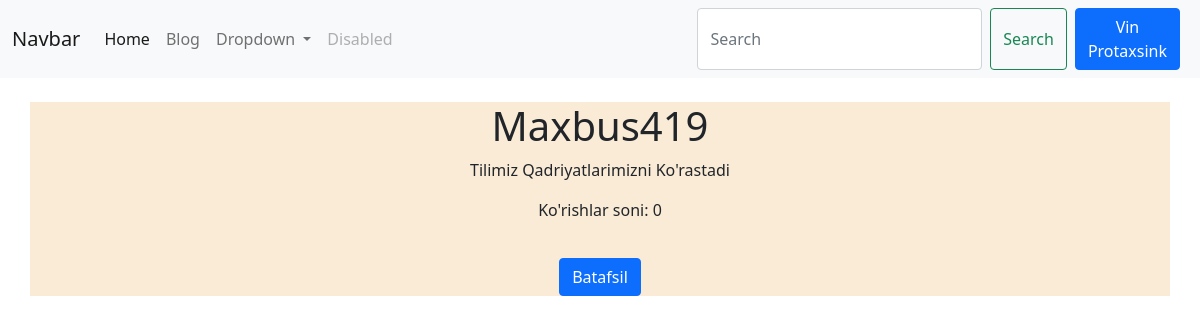
The app's page / (signed in) with its own data.
### blog/models.py (models this page shows, shortened)
class CustomUser(AbstractUser):
    phone = models.CharField(max_length=13, blank=True, null=True)
    def __str__(self):
        return self.username

class Blog(models.Model):
    title = models.CharField(max_length=100)
    description = models.TextField()
    author = models.ForeignKey(CustomUser, on_delete=models.CASCADE)
    image = models.ImageField(upload_to='images/', blank=True, null=True)
    views = models.PositiveIntegerField(default=0)
    created_at = models.DateTimeField(auto_now_add=True)

### blog/views.py (the view)
# urls.py: path('', blog_view, name='home'),
def blog_view(request):
    blogs = Blog.objects.all()
    return render(request, 'blog.html', {'blogs': blogs})

### templates/blog.html (shortened to what this page needs)
{% extends 'base.html' %}
{% block content %}
    {% for b in blogs %}
    <div class="container mt-4" style="background-color: antiquewhite; text-align: center;" >
        <h1>{{ b.author }}</h1>
        <p>{{ b.title }}</p>
        <p>Ko'rishlar soni: {{ b.views }}</p>
        <a href="{% url 'blog_detail' b.id %}" class="btn btn-primary" style="margin-top: 20px;">Batafsil</a>
    </div>
    {% endfor %}
{% endblock %}

### templates/base.html (shortened to what this page needs)
<!DOCTYPE html>
<html lang="en">
<head>
    <link href="https://cdn.jsdelivr.net/npm/bootstrap@5.0.2/dist/css/bootstrap.min.css" rel="stylesheet"
>
</head>
<body>
<nav class="navbar navbar-expand-lg navbar-light bg-light">
    <div class="container-fluid">
        <a class="navbar-brand" href="#">Navbar</a>
        <div class="collapse navbar-collapse" id="navbarSupportedContent">
            <ul class="navbar-nav me-auto mb-2 mb-lg-0">
                <li class="nav-item">
                    <a class="nav-link active" aria-current="page" href="{% url 'home' %}">Home</a>
                </li>
                <li class="nav-item">
                    <a class="nav-link" href="{% url 'home' %}">Blog</a>
                </li>
                <li class="nav-item dropdown">
                    <a class="nav-link dropdown-toggle" href="#" id="navbarDropdown" role="button"
                       data-bs-toggle="dropdown" aria-expanded="false">
                        Dropdown
                    </a>
                </li>
                <li class="nav-item">
                    <a class="nav-link disabled" href="#" tabindex="-1" aria-disabled="true">Disabled</a>
                </li>
            </ul>
            <form class="d-flex">
                <input class="form-control me-2" type="search" placeholder="Search" aria-label="Search">
                <button class="btn btn-outline-success" type="submit">Search</button>
                {% if request.user.is_authenticated %}
                <a href="{% url 'profile' %}" class="btn btn-primary mx-2">{{ request.user.first_name }} {{ request.user.last_name }}</a>
                {% else %}
                <a href="{% url 'login' %}" class="btn btn-primary mx-2 ">Login</a>
                {% endif %}
            </form>
        </div>
    </div>
</nav>
{% block content %}
{% endblock %}
</body>
</html>

### records on screen
CustomUser: user.first_name "Vin", user.last_name "Protaxsink"
Blog: author "Maxbus419", title "Tilimiz Qadriyatlarimizni Ko'rastadi", views "0"
